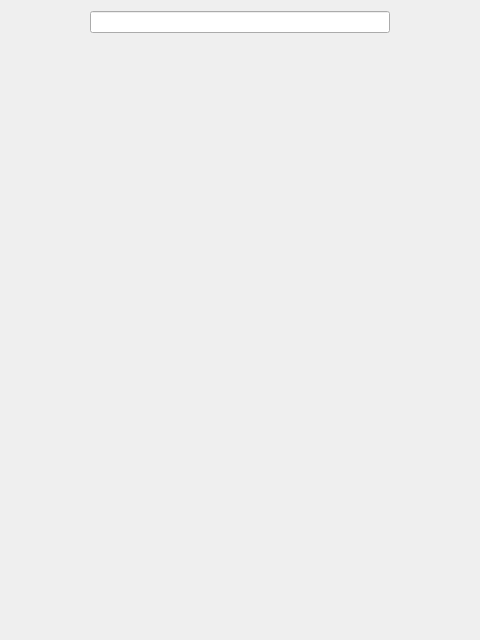
<?xml version="1.0" encoding="UTF-8"?>
<ui version="4.0">
 <class>Form</class>
 <widget class="QWidget" name="Form">
  <property name="geometry">
   <rect>
    <x>0</x>
    <y>0</y>
    <width>480</width>
    <height>640</height>
   </rect>
  </property>
  <property name="windowTitle">
   <string>Главное окно</string>
  </property>
  <layout class="QVBoxLayout" name="verticalLayout_2">
   <item>
    <layout class="QVBoxLayout" name="main_layout">
     <item alignment="Qt::AlignHCenter">
      <widget class="QLineEdit" name="searchEdit">
       <property name="minimumSize">
        <size>
         <width>300</width>
         <height>0</height>
        </size>
       </property>
      </widget>
     </item>
     <item>
      <layout class="QGridLayout" name="companies_layout"/>
     </item>
    </layout>
   </item>
   <item>
    <spacer name="verticalSpacer">
     <property name="orientation">
      <enum>Qt::Vertical</enum>
     </property>
     <property name="sizeHint" stdset="0">
      <size>
       <width>20</width>
       <height>40</height>
      </size>
     </property>
    </spacer>
   </item>
  </layout>
 </widget>
 <resources/>
 <connections/>
</ui>
